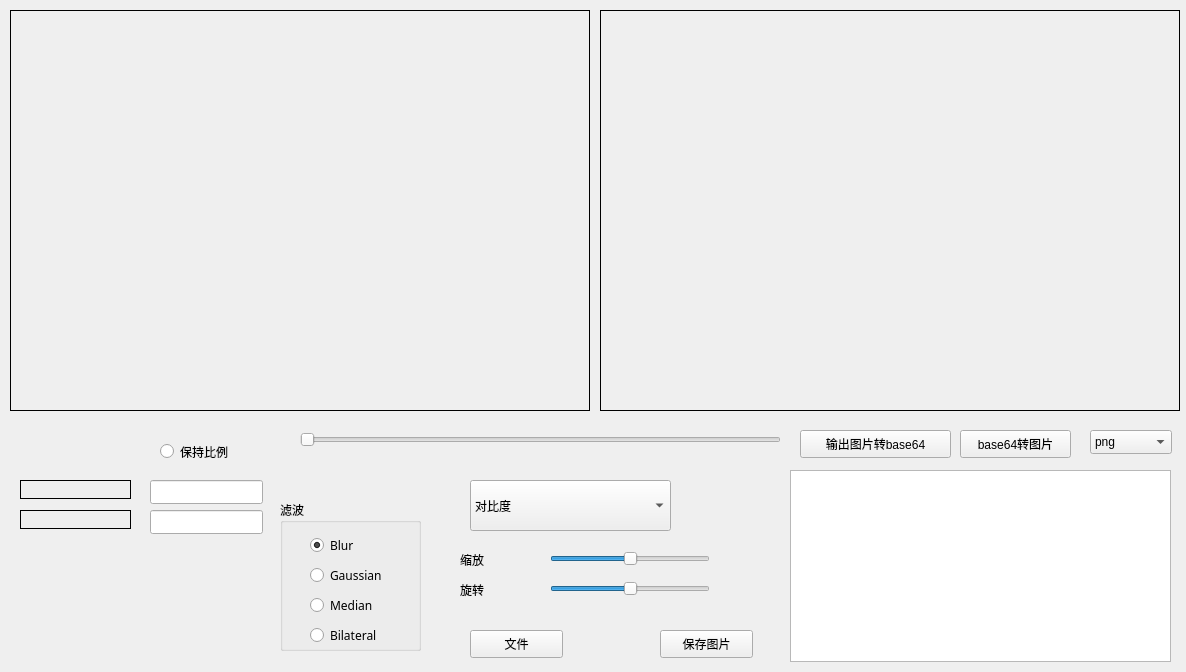
<?xml version="1.0" encoding="UTF-8"?>
<ui version="4.0">
 <class>Widget</class>
 <widget class="QWidget" name="Widget">
  <property name="geometry">
   <rect>
    <x>0</x>
    <y>0</y>
    <width>1186</width>
    <height>672</height>
   </rect>
  </property>
  <property name="windowTitle">
   <string>Widget</string>
  </property>
  <widget class="QLabel" name="lblOld">
   <property name="geometry">
    <rect>
     <x>10</x>
     <y>10</y>
     <width>580</width>
     <height>401</height>
    </rect>
   </property>
   <property name="frameShape">
    <enum>QFrame::Box</enum>
   </property>
   <property name="text">
    <string/>
   </property>
  </widget>
  <widget class="QLabel" name="lblNew">
   <property name="geometry">
    <rect>
     <x>600</x>
     <y>10</y>
     <width>580</width>
     <height>401</height>
    </rect>
   </property>
   <property name="frameShape">
    <enum>QFrame::Box</enum>
   </property>
   <property name="text">
    <string/>
   </property>
  </widget>
  <widget class="QPushButton" name="btnText">
   <property name="geometry">
    <rect>
     <x>470</x>
     <y>630</y>
     <width>93</width>
     <height>28</height>
    </rect>
   </property>
   <property name="text">
    <string>文件</string>
   </property>
  </widget>
  <widget class="QPushButton" name="btnSave">
   <property name="geometry">
    <rect>
     <x>660</x>
     <y>630</y>
     <width>93</width>
     <height>28</height>
    </rect>
   </property>
   <property name="text">
    <string>保存图片</string>
   </property>
  </widget>
  <widget class="QSlider" name="horizontalSlider">
   <property name="geometry">
    <rect>
     <x>300</x>
     <y>430</y>
     <width>481</width>
     <height>20</height>
    </rect>
   </property>
   <property name="maximum">
    <number>99</number>
   </property>
   <property name="value">
    <number>0</number>
   </property>
   <property name="orientation">
    <enum>Qt::Horizontal</enum>
   </property>
  </widget>
  <widget class="QComboBox" name="cbxImgDealChoice">
   <property name="geometry">
    <rect>
     <x>470</x>
     <y>480</y>
     <width>201</width>
     <height>51</height>
    </rect>
   </property>
   <item>
    <property name="text">
     <string>对比度</string>
    </property>
   </item>
   <item>
    <property name="text">
     <string>亮度</string>
    </property>
   </item>
   <item>
    <property name="text">
     <string>滤波</string>
    </property>
   </item>
   <item>
    <property name="text">
     <string>二值化</string>
    </property>
   </item>
   <item>
    <property name="text">
     <string>二值化（反）</string>
    </property>
   </item>
   <item>
    <property name="text">
     <string>边缘检测canny</string>
    </property>
   </item>
   <item>
    <property name="text">
     <string>边缘检测laplacian</string>
    </property>
   </item>
   <item>
    <property name="text">
     <string>边缘检测sobel</string>
    </property>
   </item>
  </widget>
  <widget class="QGroupBox" name="groupBox">
   <property name="geometry">
    <rect>
     <x>280</x>
     <y>500</y>
     <width>141</width>
     <height>151</height>
    </rect>
   </property>
   <property name="font">
    <font>
     <family>微软雅黑</family>
    </font>
   </property>
   <property name="title">
    <string>滤波</string>
   </property>
   <widget class="QRadioButton" name="rBtnBlur">
    <property name="geometry">
     <rect>
      <x>30</x>
      <y>30</y>
      <width>81</width>
      <height>31</height>
     </rect>
    </property>
    <property name="text">
     <string>Blur</string>
    </property>
    <property name="checked">
     <bool>true</bool>
    </property>
   </widget>
   <widget class="QRadioButton" name="rBtnGaussian">
    <property name="geometry">
     <rect>
      <x>30</x>
      <y>60</y>
      <width>81</width>
      <height>31</height>
     </rect>
    </property>
    <property name="text">
     <string>Gaussian</string>
    </property>
   </widget>
   <widget class="QRadioButton" name="rBtnMedian">
    <property name="geometry">
     <rect>
      <x>30</x>
      <y>90</y>
      <width>71</width>
      <height>31</height>
     </rect>
    </property>
    <property name="text">
     <string>Median</string>
    </property>
   </widget>
   <widget class="QRadioButton" name="rBtnBilateral">
    <property name="geometry">
     <rect>
      <x>30</x>
      <y>120</y>
      <width>71</width>
      <height>31</height>
     </rect>
    </property>
    <property name="text">
     <string>Bilateral</string>
    </property>
   </widget>
  </widget>
  <widget class="QSlider" name="hsrChangeSize">
   <property name="geometry">
    <rect>
     <x>550</x>
     <y>550</y>
     <width>160</width>
     <height>18</height>
    </rect>
   </property>
   <property name="maximum">
    <number>200</number>
   </property>
   <property name="value">
    <number>100</number>
   </property>
   <property name="orientation">
    <enum>Qt::Horizontal</enum>
   </property>
   <property name="tickInterval">
    <number>0</number>
   </property>
  </widget>
  <widget class="QSlider" name="hsrRevolve">
   <property name="geometry">
    <rect>
     <x>550</x>
     <y>580</y>
     <width>160</width>
     <height>18</height>
    </rect>
   </property>
   <property name="minimum">
    <number>0</number>
   </property>
   <property name="maximum">
    <number>720</number>
   </property>
   <property name="value">
    <number>360</number>
   </property>
   <property name="orientation">
    <enum>Qt::Horizontal</enum>
   </property>
   <property name="tickPosition">
    <enum>QSlider::NoTicks</enum>
   </property>
  </widget>
  <widget class="QLabel" name="lblOldHeight">
   <property name="geometry">
    <rect>
     <x>20</x>
     <y>480</y>
     <width>111</width>
     <height>19</height>
    </rect>
   </property>
   <property name="frameShape">
    <enum>QFrame::Box</enum>
   </property>
   <property name="text">
    <string/>
   </property>
  </widget>
  <widget class="QLabel" name="lblOldWidth">
   <property name="geometry">
    <rect>
     <x>20</x>
     <y>510</y>
     <width>111</width>
     <height>19</height>
    </rect>
   </property>
   <property name="frameShape">
    <enum>QFrame::Box</enum>
   </property>
   <property name="text">
    <string/>
   </property>
  </widget>
  <widget class="QLabel" name="lblChangeSize">
   <property name="geometry">
    <rect>
     <x>460</x>
     <y>550</y>
     <width>69</width>
     <height>19</height>
    </rect>
   </property>
   <property name="text">
    <string>缩放</string>
   </property>
  </widget>
  <widget class="QLabel" name="lblRevolve">
   <property name="geometry">
    <rect>
     <x>460</x>
     <y>580</y>
     <width>69</width>
     <height>19</height>
    </rect>
   </property>
   <property name="text">
    <string>旋转</string>
   </property>
  </widget>
  <widget class="QLineEdit" name="letNewHeight">
   <property name="geometry">
    <rect>
     <x>150</x>
     <y>480</y>
     <width>113</width>
     <height>24</height>
    </rect>
   </property>
  </widget>
  <widget class="QLineEdit" name="letNewWidth">
   <property name="geometry">
    <rect>
     <x>150</x>
     <y>510</y>
     <width>113</width>
     <height>24</height>
    </rect>
   </property>
  </widget>
  <widget class="QRadioButton" name="rBtnOriginalProportion">
   <property name="geometry">
    <rect>
     <x>160</x>
     <y>440</y>
     <width>101</width>
     <height>23</height>
    </rect>
   </property>
   <property name="text">
    <string>保持比例</string>
   </property>
  </widget>
  <widget class="QPushButton" name="btnImg2Base">
   <property name="geometry">
    <rect>
     <x>800</x>
     <y>430</y>
     <width>151</width>
     <height>28</height>
    </rect>
   </property>
   <property name="text">
    <string>输出图片转base64</string>
   </property>
  </widget>
  <widget class="QPushButton" name="btnBase2Img">
   <property name="geometry">
    <rect>
     <x>960</x>
     <y>430</y>
     <width>111</width>
     <height>28</height>
    </rect>
   </property>
   <property name="text">
    <string>base64转图片</string>
   </property>
  </widget>
  <widget class="QComboBox" name="cbxImgTypeChoice">
   <property name="geometry">
    <rect>
     <x>1090</x>
     <y>430</y>
     <width>82</width>
     <height>24</height>
    </rect>
   </property>
   <item>
    <property name="text">
     <string>png</string>
    </property>
   </item>
   <item>
    <property name="text">
     <string>jpg</string>
    </property>
   </item>
   <item>
    <property name="text">
     <string>ico</string>
    </property>
   </item>
   <item>
    <property name="text">
     <string>jpeg</string>
    </property>
   </item>
   <item>
    <property name="text">
     <string>bmp</string>
    </property>
   </item>
  </widget>
  <widget class="QTextBrowser" name="tbrBase64">
   <property name="geometry">
    <rect>
     <x>790</x>
     <y>470</y>
     <width>381</width>
     <height>192</height>
    </rect>
   </property>
  </widget>
 </widget>
 <resources/>
 <connections/>
</ui>
